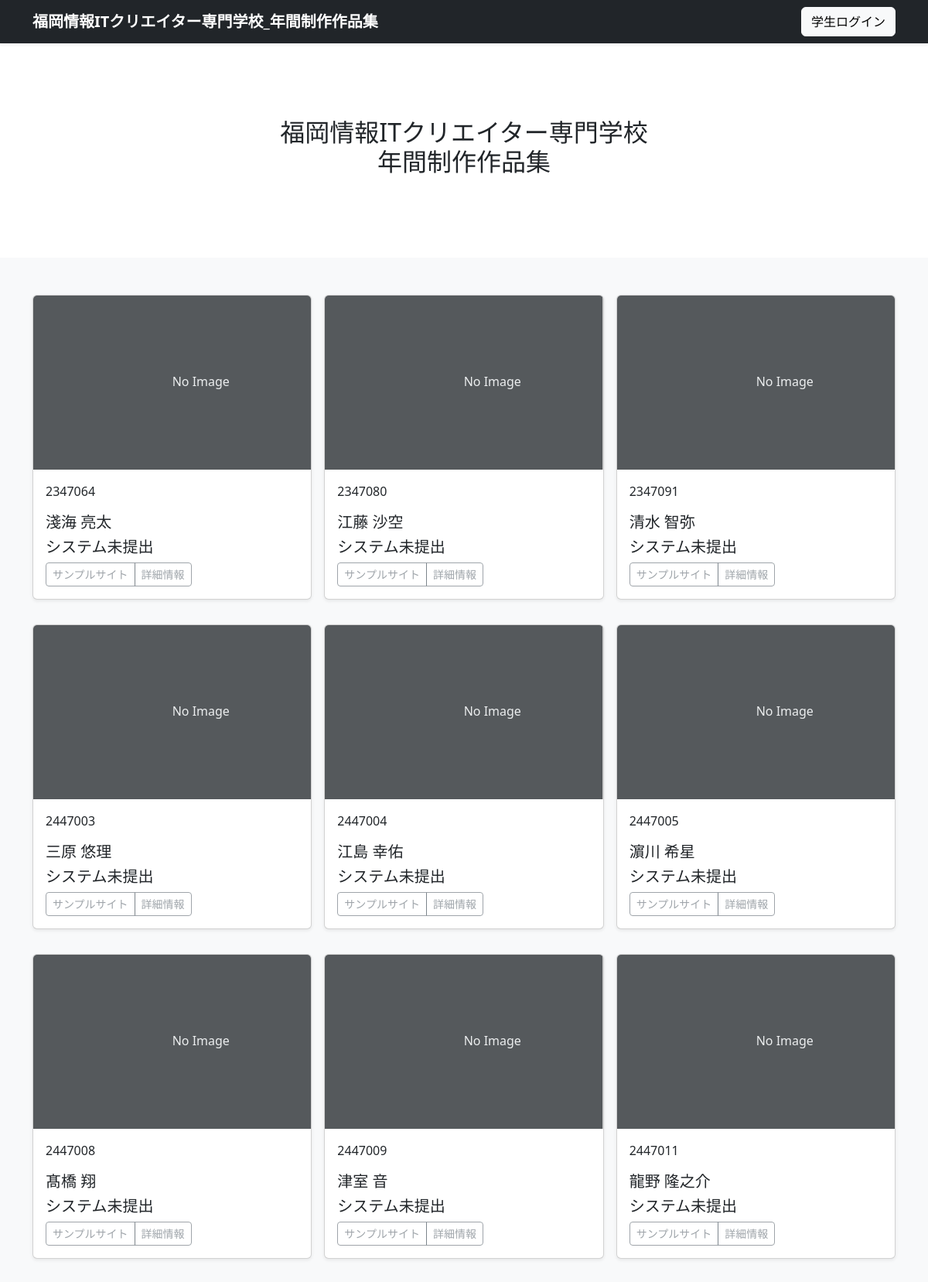
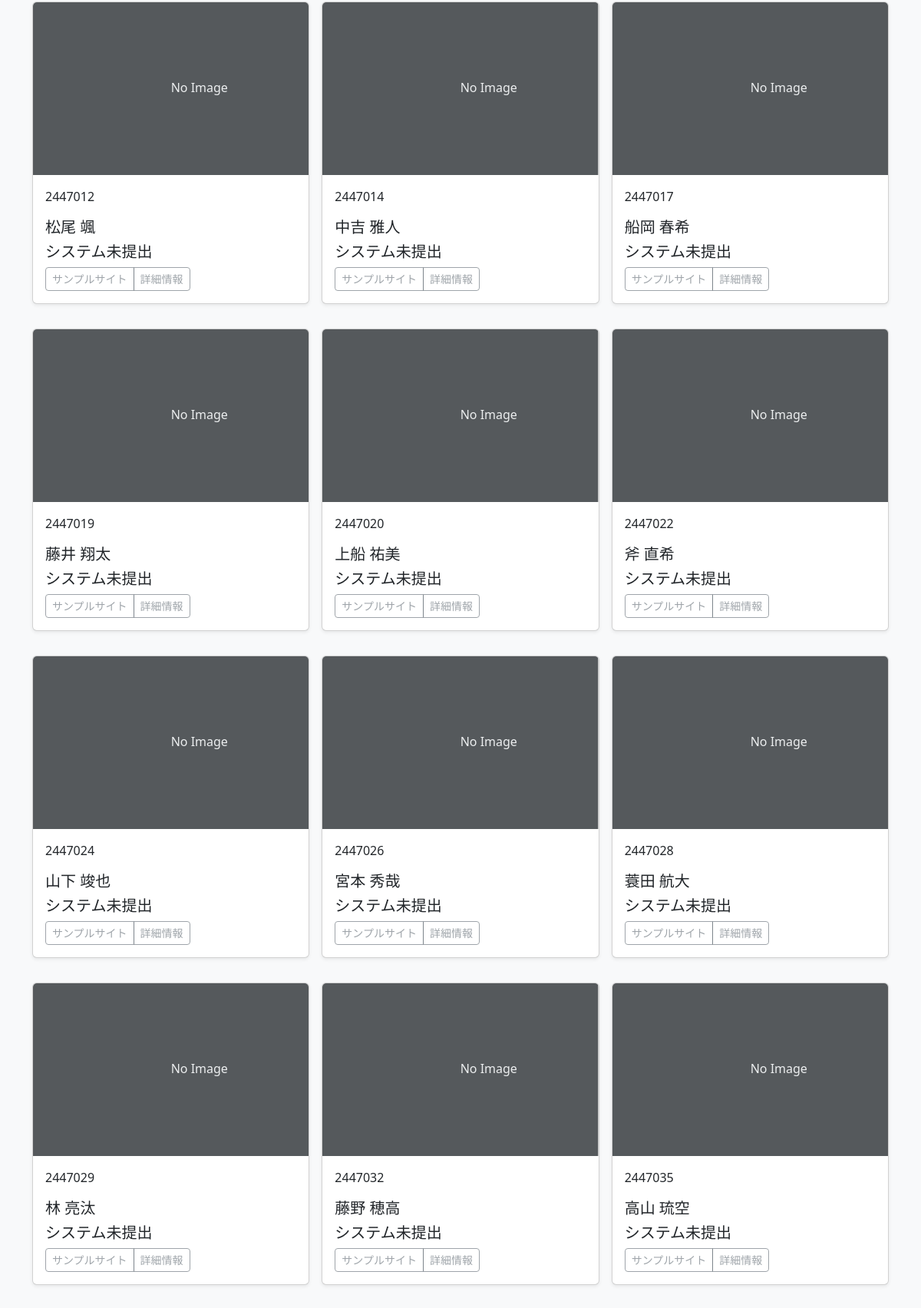
The page / (upper part) on the database its author committed (2 pictures, top to bottom).
### portfolio/models.py (models this page shows, shortened)
class System(models.Model):
    student = models.OneToOneField(
        Student,
        verbose_name="学生",
        on_delete=models.CASCADE,
        primary_key=True
    )
    system_name = models.CharField(
        verbose_name="システム名",
        max_length=20,
        blank=True,
        null=True
    )
    system_summary = models.TextField(
        verbose_name="システム概要",
        blank=True,
        null=True
    )
    system_url = models.URLField(
        verbose_name="システムURL",
        blank=True,
        null=True
    )
    system_thumbnail = models.ImageField(
        verbose_name="サムネイル画像",
        upload_to= user_path,
        blank=True,
        null=True
    )
    system_background = models.TextField(
        verbose_name= "システム背景",
        blank=True,
        null=True
    )

class Student(AbstractUser):
    student_no = models.IntegerField(
        verbose_name="学生番号",
        primary_key=True
    )
    username = models.CharField(
        verbose_name="学生氏名",
        max_length=20,
        blank=True
    )
    USERNAME_FIELD = "student_no"
    REQUIRED_FIELDS = ['username']

### portfolio/views.py (the view)
# urls.py: path("", views.IndexView.as_view(), name="index"),
class IndexView(ListView):
    template_name = "index.html"
    model = System

### portfolio/templates/index.html (shortened to what this page needs)
{% extends 'base.html' %}
{% load static %}
{% block contents %}
<section class="py-5 text-center container">
  <div class="row py-lg-5">
    <div class="col-lg-6 col-md-8 mx-auto">
      <h2>福岡情報ITクリエイター専門学校<br>年間制作作品集</h1>
    </div>
  </div>
</section>
<div class="album py-5 bg-light">
  <div class="container">
    <div class="row row-cols-1 row-cols-sm-2 row-cols-md-3 g-3">
      {% for record in object_list %}
      <div class="col" style="padding-bottom: 1rem;">
        <div class="card shadow-sm">
          {% if record.system_thumbnail %}
          <img src="{{ record.system_thumbnail.url }}" alt="サムネイル画像" class="bd-placeholder-img card-img-top" width="100%" height="225" style="aspect-ratio: 16 / 9;">
          {% else %}
          <svg class="bd-placeholder-img card-img-top" width="100%" height="225" xmlns="http://www.w3.org/2000/svg"
            role="img" aria-label="Placeholder: No Image" preserveAspectRatio="xMidYMid slice" focusable="false">
            <rect width="100%" height="100%" fill="#55595c" /><text x="50%" y="50%" fill="#eceeef" dy=".3em">No
              Image</text>
          </svg>
          {% endif %}
          <div class="card-body">
            <p class="card-text">{{record.student.student_no}}</p>
            <h5 class="card-text">{{record.student.username}}</h5>
            {% if record.system_name %}
            <h5 class="card-text">{{record.system_name}}</h5>
            {% else %}
            <h5 class="card-text">システム未提出</h5>
            {% endif %}
            <div class="d-flex justify-content-between align-items-center">
              <div class="btn-group">
                {% if record.system_url %}
                <button type="button" class="btn btn-sm btn-outline-secondary"
                  onclick="location.href='{{record.system_url}}'">サンプルサイト</button>
                {% else %}
                <button type="button" class="btn btn-sm btn-outline-secondary" disabled>サンプルサイト</button>
                {% endif %}
                {% if record.system_summary %}
                <button type="button" class="btn btn-sm btn-outline-secondary"
                  onclick="location.href='{% url 'portfolio:detail' record.student_id %}'">詳細情報</button>
                {% else %}
                <button type="button" class="btn btn-sm btn-outline-secondary" disabled>詳細情報</button>
                {% endif %}
              </div>
            </div>
          </div>
        </div>
      </div>
      {% endfor %}
    </div>
  </div>
</div>
</main>
{% endblock %}

### portfolio/templates/base.html (shortened to what this page needs)
{% load django_bootstrap5 %}
{% load static %}
<!DOCTYPE html>
<html lang="ja">
<head>
  {% bootstrap_css %}
</head>
<body>
  <header>
    <div class="bg-dark" id="navbarHeader">
      <div class="navbar navbar-dark bg-dark shadow-sm">
        <div class="container">
          <a href="{% url 'portfolio:index' %}" class="navbar-brand">
            <strong>福岡情報ITクリエイター専門学校_年間制作作品集</strong>
          </a>
          {% if user.is_authenticated %}
          <a class="btn btn-light" href="{% url 'portfolio:post' user.pk   %}">システム編集</a>
          {% else %}
          <a class="btn btn-light" href="{% url 'portfolio:login' %}">学生ログイン</a>
          {% endif %}
        </div>
      </div>
    </div>
  </header>
  <main>
  {% block contents %}{% endblock %}
</body>
</html>

### rows shown on the page
System: shows "No Image", student.student_no "2347064", student.username "淺海 亮太", shows "システム未提出", shows "サンプルサイト", shows "詳細情報"
System: shows "No Image", student.student_no "2347080", student.username "江藤 沙空", shows "システム未提出", shows "サンプルサイト", shows "詳細情報"
System: shows "No Image", student.student_no "2347091", student.username "清水 智弥", shows "システム未提出", shows "サンプルサイト", shows "詳細情報"
System: shows "No Image", student.student_no "2447003", student.username "三原 悠理", shows "システム未提出", shows "サンプルサイト", shows "詳細情報"
System: shows "No Image", student.student_no "2447004", student.username "江島 幸佑", shows "システム未提出", shows "サンプルサイト", shows "詳細情報"
System: shows "No Image", student.student_no "2447005", student.username "濵川 希星", shows "システム未提出", shows "サンプルサイト", shows "詳細情報"
System: shows "No Image", student.student_no "2447008", student.username "髙橋 翔", shows "システム未提出", shows "サンプルサイト", shows "詳細情報"
System: shows "No Image", student.student_no "2447009", student.username "津室 音", shows "システム未提出", shows "サンプルサイト", shows "詳細情報"
System: shows "No Image", student.student_no "2447011", student.username "龍野 隆之介", shows "システム未提出", shows "サンプルサイト", shows "詳細情報"
System: shows "No Image", student.student_no "2447012", student.username "松尾 颯", shows "システム未提出", shows "サンプルサイト", shows "詳細情報"
System: shows "No Image", student.student_no "2447014", student.username "中吉 雅人", shows "システム未提出", shows "サンプルサイト", shows "詳細情報"
System: shows "No Image", student.student_no "2447017", student.username "船岡 春希", shows "システム未提出", shows "サンプルサイト", shows "詳細情報"
System: shows "No Image", student.student_no "2447019", student.username "藤井 翔太", shows "システム未提出", shows "サンプルサイト", shows "詳細情報"
System: shows "No Image", student.student_no "2447020", student.username "上船 祐美", shows "システム未提出", shows "サンプルサイト", shows "詳細情報"
System: shows "No Image", student.student_no "2447022", student.username "斧 直希", shows "システム未提出", shows "サンプルサイト", shows "詳細情報"
System: shows "No Image", student.student_no "2447024", student.username "山下 竣也", shows "システム未提出", shows "サンプルサイト", shows "詳細情報"
System: shows "No Image", student.student_no "2447026", student.username "宮本 秀哉", shows "システム未提出", shows "サンプルサイト", shows "詳細情報"
System: shows "No Image", student.student_no "2447028", student.username "蓑田 航大", shows "システム未提出", shows "サンプルサイト", shows "詳細情報"
System: shows "No Image", student.student_no "2447029", student.username "林 亮汰", shows "システム未提出", shows "サンプルサイト", shows "詳細情報"
System: shows "No Image", student.student_no "2447032", student.username "藤野 穂高", shows "システム未提出", shows "サンプルサイト", shows "詳細情報"
System: shows "No Image", student.student_no "2447035", student.username "高山 琉空", shows "システム未提出", shows "サンプルサイト", shows "詳細情報"
